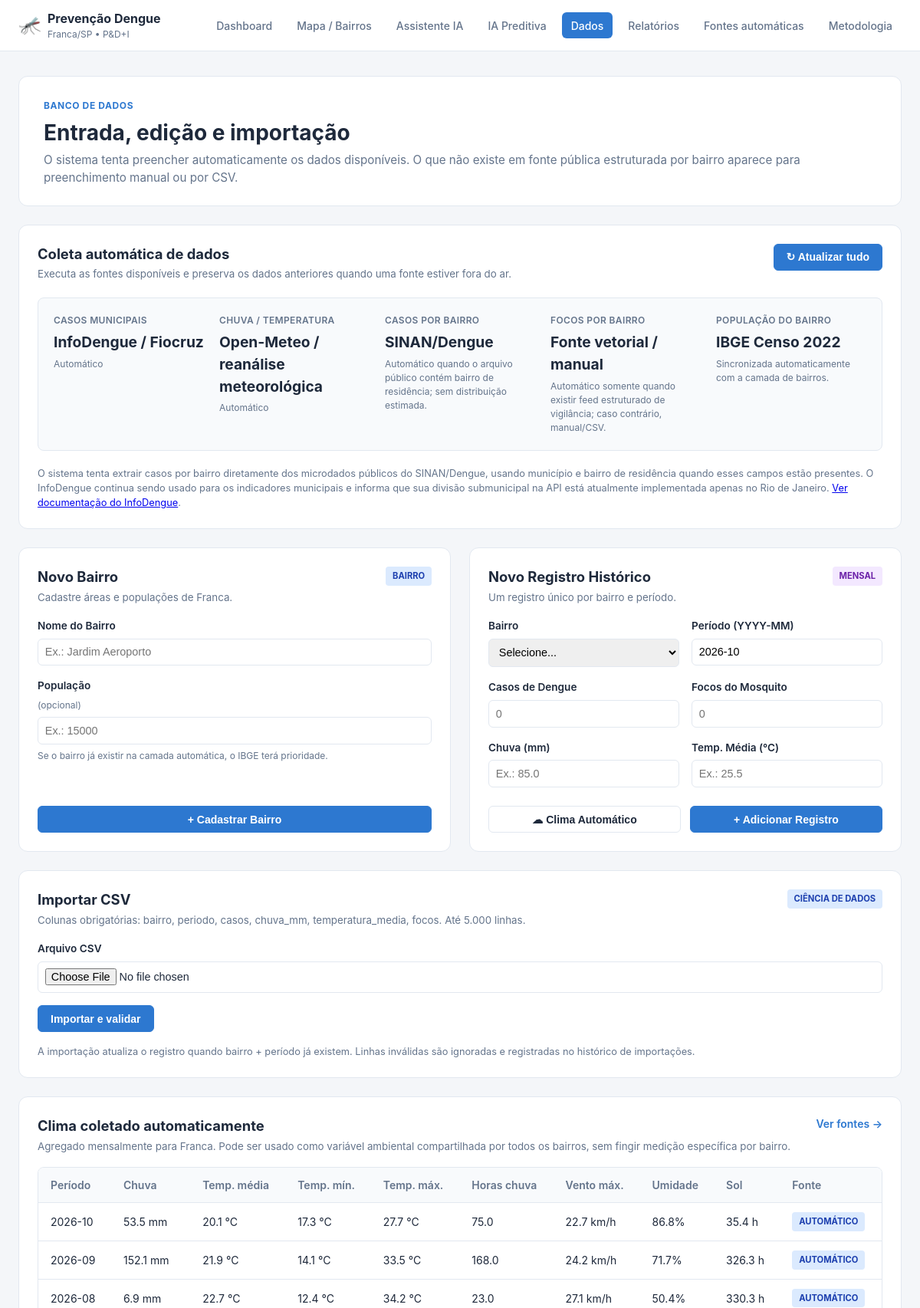
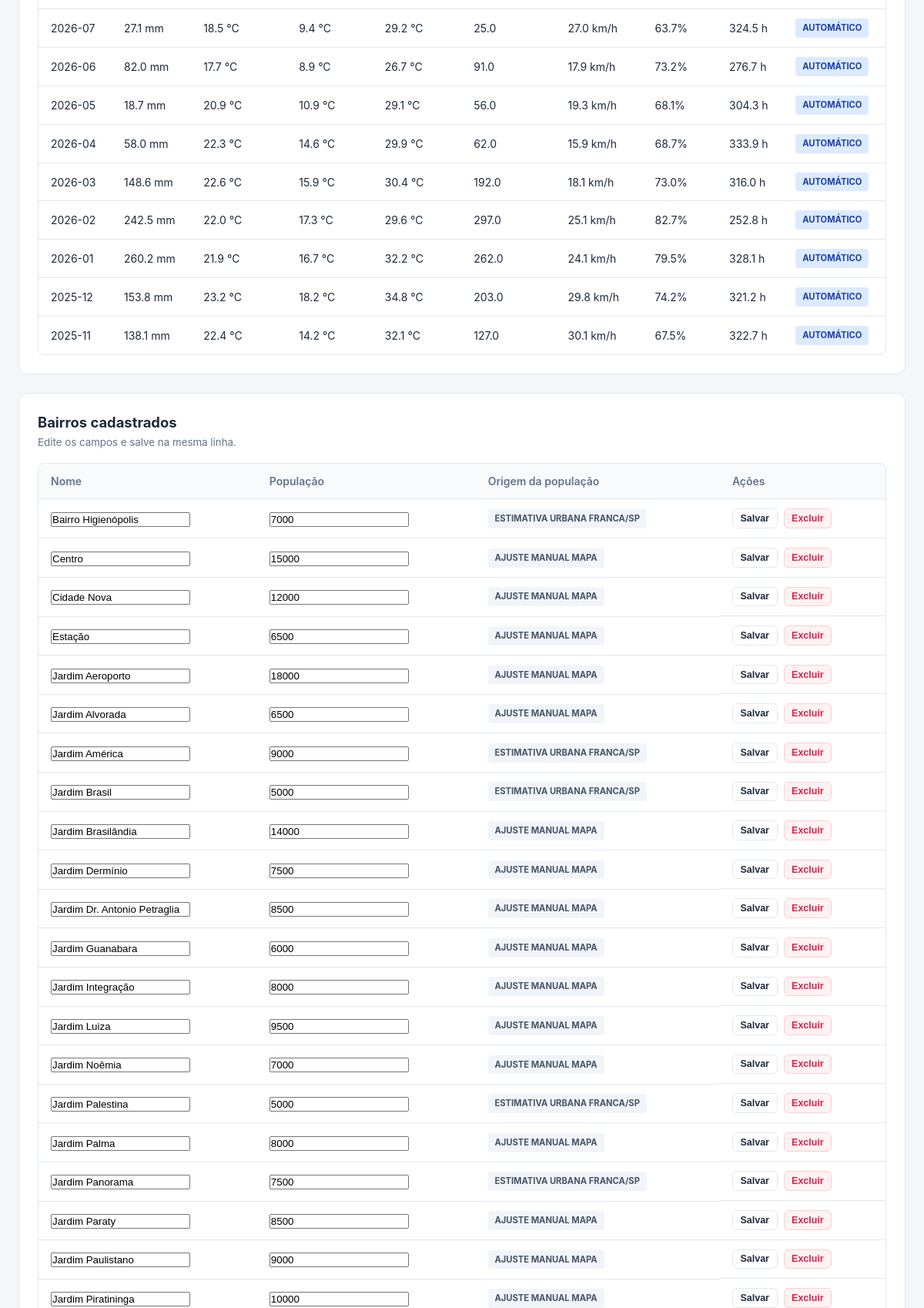
Page /cadastro (upper part) on the committed database (2 pictures, top to bottom).
### tables this page shows
CREATE TABLE dados_ambientais_franca (
            id INTEGER PRIMARY KEY AUTOINCREMENT,
            periodo TEXT NOT NULL,
            inicio_periodo TEXT NOT NULL,
            fim_periodo TEXT NOT NULL,
            chuva_mm REAL DEFAULT 0,
            temperatura_media REAL,
            temperatura_min REAL,
            temperatura_max REAL,
            horas_precipitacao REAL DEFAULT 0,
            vento_max_kmh REAL,
            umidade_media REAL,
            horas_sol REAL DEFAULT 0,
            fonte TEXT NOT NULL,
            atualizado_em TEXT DEFAULT CURRENT_TIMESTAMP,
            UNIQUE(periodo, fonte)
        );

CREATE TABLE bairros (
            id INTEGER PRIMARY KEY AUTOINCREMENT,
            nome TEXT NOT NULL UNIQUE,
            populacao INTEGER
        , codigo_ibge_bairro TEXT, latitude REAL, longitude REAL, populacao_origem TEXT DEFAULT 'manual', geometria_origem TEXT);

### app.py (the view)
@app.route("/cadastro")
def cadastro():
    conn = get_db()
    bairros = conn.execute("SELECT * FROM bairros ORDER BY nome").fetchall()
    dados = conn.execute("""
        SELECT d.*, b.nome bairro_nome FROM dados_historicos d
        JOIN bairros b ON b.id=d.bairro_id
        ORDER BY d.id DESC
    """).fetchall()
    imports = conn.execute("SELECT * FROM importacoes ORDER BY id DESC LIMIT 8").fetchall()
    coleta = resumo_coleta_automatica(conn)
    clima = conn.execute("SELECT * FROM dados_ambientais_franca ORDER BY periodo DESC LIMIT 12").fetchall()
    return render_template("cadastro.html", bairros=bairros, dados=dados, imports=imports, coleta=coleta, clima=clima)

### app.py (called while the page is built)
def _configurar_conexao(conn):
    conn.row_factory = sqlite3.Row
    conn.execute(f"PRAGMA busy_timeout = {SQLITE_BUSY_TIMEOUT_MS}")
    conn.execute("PRAGMA foreign_keys = ON")
    try:
        conn.execute("PRAGMA journal_mode = WAL")
    except sqlite3.DatabaseError:
        pass
    return conn

def get_db():
    if "db" not in g:
        g.db = _configurar_conexao(sqlite3.connect(DB_PATH, timeout=30))
    return g.db

@app.teardown_appcontext
def fechar_db(exception=None):
    db = g.pop("db", None)
    if db is not None:
        db.close()

@app.context_processor
def contexto_global():
    def csrf_token():
        token = session.get("_csrf")
        if not token:
            token = secrets.token_urlsafe(32)
            session["_csrf"] = token
        return token
    return {"csrf_token": csrf_token, "status_origem_foco": status_origem_foco}

@app.before_request
def proteger_post():
    if request.method == "POST":
        if request.path.startswith("/api/"):
            return
        enviado = request.form.get("_csrf", "")
        esperado = session.get("_csrf", "")
        if not esperado or not secrets.compare_digest(enviado, esperado):
            abort(400, description="Token de segurança inválido. Recarregue a página e tente novamente.")

def status_origem_foco(valor):
    valor = str(valor or "").strip().lower()
    if valor.startswith("automatico"):
        return "automático"
    if valor == "ausente" or not valor:
        return "não informado"
    if valor in ("manual", "importado"):
        return valor
    return valor

def resumo_coleta_automatica(conn):
    registros = {}
    for fonte in FONTES_AUTOMATICAS:
        row = conn.execute("SELECT * FROM atualizacoes_fontes WHERE fonte=? ORDER BY id DESC LIMIT 1", (fonte,)).fetchone()
        registros[fonte] = dict(row) if row else None
    total_clima = conn.execute("SELECT COUNT(*) FROM dados_ambientais_franca").fetchone()[0]
    return {"fontes": registros, "total_clima": total_clima}

### templates/cadastro.html (shortened to what this page needs)
{% extends "base.html" %}
{% block conteudo %}
<section class="hero hero-menor">
  <div>
    <span class="eyebrow">BANCO DE DADOS</span>
    <h1>Entrada, edição e importação</h1>
    <p class="subtitulo">O sistema tenta preencher automaticamente os dados disponíveis. O que não existe em fonte pública estruturada por bairro aparece para preenchimento manual ou por CSV.</p>
  </div>
</section>
<section class="painel destaque-auto">
  <div class="painel-cabecalho">
    <div>
      <h2>Coleta automática de dados</h2>
      <small>Executa as fontes disponíveis e preserva os dados anteriores quando uma fonte estiver fora do ar.</small>
    </div>
    <form action="{{ url_for('atualizar_automaticos') }}" method="post">
      <button class="botao botao-primario" type="submit">↻ Atualizar tudo</button>
    </form>
  </div>
  <div class="auto-grid">
    <div><span>Casos municipais</span><strong>InfoDengue / Fiocruz</strong><small class="texto-suave">Automático</small></div>
    <div><span>Chuva / temperatura</span><strong>Open-Meteo / reanálise meteorológica</strong><small class="texto-suave">Automático</small></div>
    <div><span>Casos por bairro</span><strong>SINAN/Dengue</strong><small class="texto-suave">Automático quando o arquivo público contém bairro de residência; sem distribuição estimada.</small></div>
    <div><span>Focos por bairro</span><strong>Fonte vetorial / manual</strong><small class="texto-suave">Automático somente quando existir feed estruturado de vigilância; caso contrário, manual/CSV.</small></div>
    <div><span>População do bairro</span><strong>IBGE Censo 2022</strong><small class="texto-suave">Sincronizada automaticamente com a camada de bairros.</small></div>
  </div>
  <p class="nota">O sistema tenta extrair casos por bairro diretamente dos microdados públicos do SINAN/Dengue, usando município e bairro de residência quando esses campos estão presentes. O InfoDengue continua sendo usado para os indicadores municipais e informa que sua divisão submunicipal na API está atualmente implementada apenas no Rio de Janeiro. <a href="https://info.dengue.mat.br/services/api" target="_blank" rel="noopener">Ver documentação do InfoDengue</a>.</p>
</section>
<section class="grid-2" style="align-items: stretch;">
  <div class="painel" style="display: flex; flex-direction: column; justify-content: space-between;">
    <div>
      <div class="painel-cabecalho">
        <div>
          <h2>Novo Bairro</h2>
          <small>Cadastre áreas e populações de Franca.</small>
        </div>
        <span class="tag tag-azul">Bairro</span>
      </div>
      <form id="formNovoBairro" action="{{ url_for('adicionar_bairro') }}" method="post" class="formulario" style="display: flex; flex-direction: column; gap: 1rem;">
        <label>Nome do Bairro
          <input name="nome" maxlength="80" required placeholder="Ex.: Jardim Aeroporto">
        </label>
        <label>População <span class="campo-opcional">(opcional)</span>
          <input name="populacao" type="number" min="0" placeholder="Ex.: 15000">
          <small class="texto-suave">Se o bairro já existir na camada automática, o IBGE terá prioridade.</small>
        </label>
      </form>
    </div>
    <div style="margin-top: 1.5rem;">
      <button form="formNovoBairro" class="botao botao-primario" type="submit" style="width: 100%;">+ Cadastrar Bairro</button>
    </div>
  </div>
  <div class="painel">
    <div class="painel-cabecalho">
      <div>
        <h2>Novo Registro Histórico</h2>
        <small>Um registro único por bairro e período.</small>
      </div>
      <span class="tag tag-roxo">Mensal</span>
    </div>
    <form action="{{ url_for('adicionar_dado') }}" method="post" class="formulario" style="display: flex; flex-direction: column; gap: 1rem;">
      <div style="display: grid; grid-template-columns: 1fr 1fr; gap: 1rem;">
        <label>Bairro
          <select name="bairro_id" required>
            <option value="">Selecione...</option>
          </select>
        </label>
        <label>Período (YYYY-MM)
          <input id="periodoNovoDado" name="periodo" required maxlength="30" placeholder="2026-09">
        </label>
      </div>
      <div style="display: grid; grid-template-columns: 1fr 1fr; gap: 1rem;">
        <label>Casos de Dengue
          <input name="casos_dengue" type="number" min="0" required placeholder="0">
        </label>
        <label>Focos do Mosquito
          <input name="focos_mosquito" type="number" min="0" required placeholder="0">
        </label>
      </div>
      <div style="display: grid; grid-template-columns: 1fr 1fr; gap: 1rem;">
        <label>Chuva (mm)
          <input id="chuvaNovoDado" name="chuva_mm" type="number" min="0" step="0.1" placeholder="Ex.: 85.0">
        </label>
        <label>Temp. Média (°C)
          <input id="tempNovoDado" name="temperatura_media" type="number" min="-20" max="60" step="0.1" placeholder="Ex.: 25.5">
        </label>
      </div>
      <div style="display: flex; gap: 0.75rem; margin-top: 0.5rem; flex-wrap: wrap;">
        <button class="botao" type="button" onclick="preencherClimaNovoDado()" style="flex: 1; white-space: nowrap;">☁ Clima Automático</button>
        <button class="botao botao-primario" type="submit" style="flex: 1; white-space: nowrap;">+ Adicionar Registro</button>
      </div>
    </form>
  </div>
</section>
<section class="painel">
  <div class="painel-cabecalho">
    <div><h2>Importar CSV</h2><small>Colunas obrigatórias: bairro, periodo, casos, chuva_mm, temperatura_media, focos. Até 5.000 linhas.</small></div>
    <span class="tag tag-azul">Ciência de dados</span>
  </div>
  <form action="{{ url_for('importar_csv') }}" method="post" enctype="multipart/form-data" class="formulario formulario-linha">
    <label>Arquivo CSV<input name="arquivo" type="file" accept=".csv,text/csv" required></label>
    <button class="botao botao-primario" type="submit">Importar e validar</button>
  </form>
  <p class="nota">A importação atualiza o registro quando bairro + período já existem. Linhas inválidas são ignoradas e registradas no histórico de importações.</p>
</section>
<section class="painel">
  <div class="painel-cabecalho">
    <div><h2>Clima coletado automaticamente</h2><small>Agregado mensalmente para Franca. Pode ser usado como variável ambiental compartilhada por todos os bairros, sem fingir medição específica por bairro.</small></div>
    <a class="link-destaque" href="{{ url_for('fontes') }}">Ver fontes →</a>
  </div>
  <div class="tabela-scroll">
    <table class="tabela tabela-compacta">
      <thead><tr><th>Período</th><th>Chuva</th><th>Temp. média</th><th>Temp. mín.</th><th>Temp. máx.</th><th>Horas chuva</th><th>Vento máx.</th><th>Umidade</th><th>Sol</th><th>Fonte</th></tr></thead>
      <tbody>
        {% for c in clima %}<tr><td>{{ c.periodo }}</td><td>{{ '%.1f'|format(c.chuva_mm) }} mm</td><td>{{ '%.1f'|format(c.temperatura_media) if c.temperatura_media is not none else '—' }} °C</td><td>{{ '%.1f'|format(c.temperatura_min) if c.temperatura_min is not none else '—' }} °C</td><td>{{ '%.1f'|format(c.temperatura_max) if c.temperatura_max is not none else '—' }} °C</td><td>{{ '%.1f'|format(c.horas_precipitacao) }}</td><td>{{ '%.1f'|format(c.vento_max_kmh) if c.vento_max_kmh is not none else '—' }} km/h</td><td>{{ '%.1f'|format(c.umidade_media) if c.umidade_media is not none else '—' }}%</td><td>{{ '%.1f'|format(c.horas_sol) }} h</td><td><span class="tag tag-azul">automático</span></td></tr>
        {% else %}<tr><td colspan="10" class="vazio">Nenhum dado climático automático ainda. Clique em “Atualizar tudo”.</td></tr>
        {% endfor %}
      </tbody>
    </table>
  </div>
</section>
<section class="painel">
  <div class="painel-cabecalho"><div><h2>Bairros cadastrados</h2><small>Edite os campos e salve na mesma linha.</small></div></div>
  <div class="tabela-scroll">
    <table class="tabela">
      <thead><tr><th>Nome</th><th>População</th><th>Origem da população</th><th>Ações</th></tr></thead>
      <tbody>
        {% for b in bairros %}
          <tr>
            <td><input form="bairro-{{ b.id }}" name="nome" value="{{ b.nome }}" maxlength="80" required></td>
            <td><input form="bairro-{{ b.id }}" name="populacao" type="number" min="0" value="{{ b.populacao or '' }}"></td>
            <td><span class="tag tag-{{ 'verde' if b.populacao_origem and b.populacao_origem.startswith('automatico') else 'neutro' }}">{{ b.populacao_origem or 'manual' }}</span></td>
            <td class="acoes">
              <form id="bairro-{{ b.id }}" action="{{ url_for('editar_bairro',bairro_id=b.id) }}" method="post"><input type="hidden" name="_csrf" value="{{ csrf_token() }}"><button class="botao botao-pequeno" type="submit">Salvar</button></form>
              <form action="{{ url_for('excluir_bairro',bairro_id=b.id) }}" method="post" onsubmit="return confirm('Excluir bairro, histórico e previsões vinculados?');"><input type="hidden" name="_csrf" value="{{ csrf_token() }}"><button class="botao botao-pequeno botao-perigo" type="submit">Excluir</button></form>
            </td>
          </tr>
        {% else %}<tr><td colspan="4" class="vazio">Nenhum bairro.</td></tr>
        {% endfor %}
      </tbody>
    </table>
  </div>
</section>
{% endblock %}

### templates/base.html (shortened to what this page needs)
<!doctype html>
<html lang="pt-BR">
<head>
  <link rel="stylesheet" href="{{ url_for('static', filename='style.css') }}">
</head>
<body>
<header class="topo">
  <div class="topo-conteudo">
    <a class="marca" href="{{ url_for('index') }}">
      <span class="marca-icone">🦟</span>
      <span><strong>Prevenção Dengue</strong><small>Franca/SP • P&D+I</small></span>
    </a>
    <nav class="menu" aria-label="Navegação principal">
      <a href="{{ url_for('index') }}" class="{{ 'ativo' if request.path == '/' else '' }}">Dashboard</a>
      <a href="{{ url_for('bairros_page') }}" class="{{ 'ativo' if request.path == '/bairros' else '' }}">Mapa / Bairros</a>
      <a href="{{ url_for('assistente') }}" class="{{ 'ativo' if request.path == '/assistente' else '' }}">Assistente IA</a>
      <a href="{{ url_for('previsao') }}" class="{{ 'ativo' if request.path == '/previsao' else '' }}">IA Preditiva</a>
      <a href="{{ url_for('cadastro') }}" class="{{ 'ativo' if request.path == '/cadastro' else '' }}">Dados</a>
      <a href="{{ url_for('relatorios') }}" class="{{ 'ativo' if request.path == '/relatorios' else '' }}">Relatórios</a>
      <a href="{{ url_for('fontes') }}" class="{{ 'ativo' if request.path == '/fontes' else '' }}">Fontes automáticas</a>
      <a href="{{ url_for('metodologia') }}" class="{{ 'ativo' if request.path == '/metodologia' else '' }}">Metodologia</a>
    </nav>
  </div>
</header>
<main class="conteudo">
  {% block conteudo %}{% endblock %}
</main>
</body>
</html>

### rows in the picture
dados_ambientais_franca: periodo "2026-10", chuva_mm "53.5", temperatura_media "20.1", temperatura_min "17.3", temperatura_max "27.7", horas_precipitacao "75.0", vento_max_kmh "22.7", umidade_media "86.8", horas_sol "35.4"
dados_ambientais_franca: periodo "2026-09", chuva_mm "152.1", temperatura_media "21.9", temperatura_min "14.1", temperatura_max "33.5", horas_precipitacao "168.0", vento_max_kmh "24.2", umidade_media "71.7", horas_sol "326.3"
dados_ambientais_franca: periodo "2026-08", chuva_mm "6.9", temperatura_media "22.7", temperatura_min "12.4", temperatura_max "34.2", horas_precipitacao "23.0", vento_max_kmh "27.1", umidade_media "50.4", horas_sol "330.3"
dados_ambientais_franca: periodo "2026-07", chuva_mm "27.1", temperatura_media "18.5", temperatura_min "9.4", temperatura_max "29.2", horas_precipitacao "25.0", vento_max_kmh "27.0", umidade_media "63.7", horas_sol "324.5"
dados_ambientais_franca: periodo "2026-06", chuva_mm "82.0", temperatura_media "17.7", temperatura_min "8.9", temperatura_max "26.7", horas_precipitacao "91.0", vento_max_kmh "17.9", umidade_media "73.2", horas_sol "276.7"
dados_ambientais_franca: periodo "2026-05", chuva_mm "18.7", temperatura_media "20.9", temperatura_min "10.9", temperatura_max "29.1", horas_precipitacao "56.0", vento_max_kmh "19.3", umidade_media "68.1", horas_sol "304.3"
dados_ambientais_franca: periodo "2026-04", chuva_mm "58.0", temperatura_media "22.3", temperatura_min "14.6", temperatura_max "29.9", horas_precipitacao "62.0", vento_max_kmh "15.9", umidade_media "68.7", horas_sol "333.9"
dados_ambientais_franca: periodo "2026-03", chuva_mm "148.6", temperatura_media "22.6", temperatura_min "15.9", temperatura_max "30.4", horas_precipitacao "192.0", vento_max_kmh "18.1", umidade_media "73.0", horas_sol "316.0"
dados_ambientais_franca: periodo "2026-02", chuva_mm "242.5", temperatura_media "22.0", temperatura_min "17.3", temperatura_max "29.6", horas_precipitacao "297.0", vento_max_kmh "25.1", umidade_media "82.7", horas_sol "252.8"
dados_ambientais_franca: periodo "2026-01", chuva_mm "260.2", temperatura_media "21.9", temperatura_min "16.7", temperatura_max "32.2", horas_precipitacao "262.0", vento_max_kmh "24.1", umidade_media "79.5", horas_sol "328.1"
dados_ambientais_franca: periodo "2025-12", chuva_mm "153.8", temperatura_media "23.2", temperatura_min "18.2", temperatura_max "34.8", horas_precipitacao "203.0", vento_max_kmh "29.8", umidade_media "74.2", horas_sol "321.2"
dados_ambientais_franca: periodo "2025-11", chuva_mm "138.1", temperatura_media "22.4", temperatura_min "14.2", temperatura_max "32.1", horas_precipitacao "127.0", vento_max_kmh "30.1", umidade_media "67.5", horas_sol "322.7"
bairros: nome "Bairro Higienópolis", populacao "7000", populacao_origem "ESTIMATIVA URBANA FRANCA/SP"
bairros: nome "Centro", populacao "15000", populacao_origem "AJUSTE MANUAL MAPA"
bairros: nome "Cidade Nova", populacao "12000", populacao_origem "AJUSTE MANUAL MAPA"
bairros: nome "Estação", populacao "6500", populacao_origem "AJUSTE MANUAL MAPA"
bairros: nome "Jardim Aeroporto", populacao "18000", populacao_origem "AJUSTE MANUAL MAPA"
bairros: nome "Jardim Alvorada", populacao "6500", populacao_origem "AJUSTE MANUAL MAPA"
bairros: nome "Jardim América", populacao "9000", populacao_origem "ESTIMATIVA URBANA FRANCA/SP"
bairros: nome "Jardim Brasil", populacao "5000", populacao_origem "ESTIMATIVA URBANA FRANCA/SP"
bairros: nome "Jardim Brasilândia", populacao "14000", populacao_origem "AJUSTE MANUAL MAPA"
bairros: nome "Jardim Dermínio", populacao "7500", populacao_origem "AJUSTE MANUAL MAPA"
bairros: nome "Jardim Dr. Antonio Petraglia", populacao "8500", populacao_origem "AJUSTE MANUAL MAPA"
bairros: nome "Jardim Guanabara", populacao "6000", populacao_origem "AJUSTE MANUAL MAPA"
bairros: nome "Jardim Integração", populacao "8000", populacao_origem "AJUSTE MANUAL MAPA"
bairros: nome "Jardim Luiza", populacao "9500", populacao_origem "AJUSTE MANUAL MAPA"
bairros: nome "Jardim Noêmia", populacao "7000", populacao_origem "AJUSTE MANUAL MAPA"
bairros: nome "Jardim Palestina", populacao "5000", populacao_origem "ESTIMATIVA URBANA FRANCA/SP"
bairros: nome "Jardim Palma", populacao "8000", populacao_origem "AJUSTE MANUAL MAPA"
bairros: nome "Jardim Panorama", populacao "7500", populacao_origem "ESTIMATIVA URBANA FRANCA/SP"
bairros: nome "Jardim Paraty", populacao "8500", populacao_origem "AJUSTE MANUAL MAPA"
bairros: nome "Jardim Paulistano", populacao "9000", populacao_origem "AJUSTE MANUAL MAPA"
bairros: nome "Jardim Piratininga", populacao "10000", populacao_origem "AJUSTE MANUAL MAPA"
